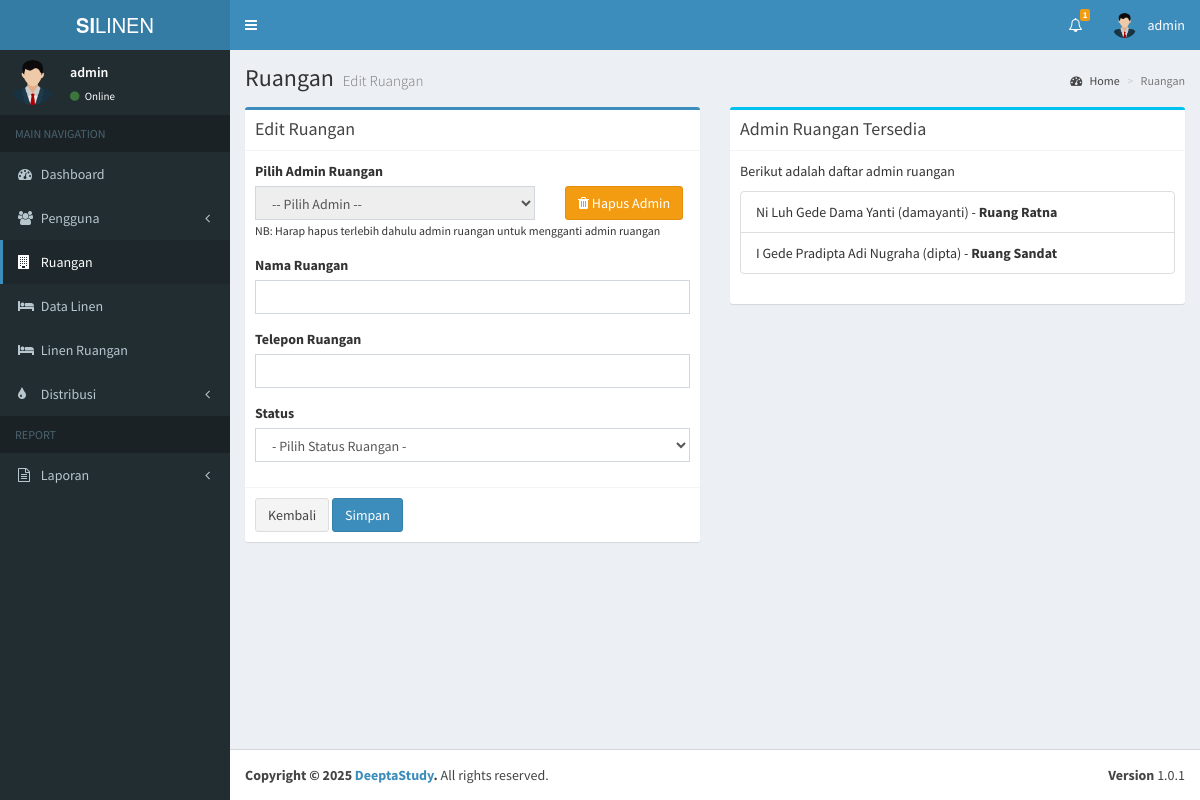
Screenshot of /admin/edit_ruangan.php (signed in) with the database file from the repository.
### tables this page shows
CREATE TABLE `users` (
  `id` int(11) NOT NULL,
  `nama` varchar(100) NOT NULL,
  `username` varchar(100) NOT NULL,
  `email` varchar(100) NOT NULL,
  `password` varchar(100) NOT NULL,
  `hak_akses` varchar(25) NOT NULL,
  `status` int(11) NOT NULL,
  `status_ruangan` int(11) DEFAULT NULL
);

CREATE TABLE `ruangan` (
  `id` int(11) NOT NULL,
  `id_user` int(11) DEFAULT NULL,
  `nama_ruangan` varchar(199) NOT NULL,
  `telp_ruangan` varchar(15) NOT NULL,
  `status` int(11) NOT NULL
);

### admin/edit_ruangan.php (the view, shortened to what the rows shown need)
<?php
    include '../koneksi.php';
    $pageTitle = "Ruangan";
    $pageDesc = "Edit Ruangan";
?>
<section class="content">
    <div class="row">
        <div class="col-md-6">
            <div class="box box-info">
                <div class="box-body">
                    <ul class="list-group">
                        <?php
                        $query_admin_list = mysqli_query($koneksi, "SELECT
                            r.*,
                            u.*
                        FROM ruangan r
                        LEFT JOIN users u ON r.id_user = u.id
                        WHERE u.hak_akses = 'admin_ruangan'");
                        if(mysqli_num_rows($query_admin_list) > 0) {
                            while($admin = mysqli_fetch_assoc($query_admin_list)) {
                                echo '<li class="list-group-item">'.$admin['nama'].' ('.$admin['username'].') - <b>Ruang '.$admin['nama_ruangan'].'</b></li>';
                            }
                        } else {
                            echo '<li class="list-group-item">Tidak ada admin ruangan yang tersedia</li>';
                        }
                        ?>
                    </ul>
                </div>
            </div>
        </div>
    </div>
</section>
<?php
$content = ob_get_clean();
include __DIR__ . '/../layouts/header.php';
echo $content;
include __DIR__ . '/../layouts/footer.php';
?>

### layouts/header.php (shortened to what the rows shown need)
<?php
include '../koneksi.php';
$username = $_SESSION['username'];
$query = mysqli_query($koneksi, "SELECT * FROM users WHERE username = '$username'");
$row = mysqli_fetch_assoc($query);
?>
<!DOCTYPE html>
<html>
<head>
    <link rel="stylesheet" href="../assets/bootstrap/css/bootstrap.min.css">
    <link rel="stylesheet" href="https://maxcdn.bootstrapcdn.com/font-awesome/4.4.0/css/font-awesome.min.css">
    <link rel="stylesheet" href="https://code.ionicframework.com/ionicons/2.0.1/css/ionicons.min.css">
    <link rel="stylesheet" href="../assets/dist/css/AdminLTE.min.css">
    <link rel="stylesheet" href="../assets/dist/css/skins/_all-skins.min.css">
    <link rel="stylesheet" href="../assets/plugins/iCheck/flat/blue.css">
    <link rel="stylesheet" href="../assets/plugins/morris/morris.css">
    <link rel="stylesheet" href="../assets/plugins/jvectormap/jquery-jvectormap-1.2.2.css">
</head>
<body class="hold-transition skin-blue sidebar-mini">
    <div class="wrapper">
        <header class="main-header">
            <nav class="navbar navbar-static-top" role="navigation">
                <div class="navbar-custom-menu">
                    <ul class="nav navbar-nav">
                        <li class="dropdown user user-menu">
                            <a href="#" class="dropdown-toggle" data-toggle="dropdown">
                                <img src="../assets/images/avatar.png" class="user-image" alt="User Image">
                                <span class="hidden-xs"><?= $row['username']; ?></span>
                            </a>
                        </li>
                    </ul>
                </div>
            </nav>
        </header>
        <div class="content-wrapper">
            <section class="content-header">
                <h1>
                    <?php echo isset($pageTitle) ? $pageTitle : 'Dashboard'; ?>
                    <small><?php echo isset($pageDesc) ? $pageDesc : 'Control Panel'; ?></small>
                </h1>
            </section>
            <?php include __DIR__ . '/navigation.php'; ?>

### layouts/navigation.php (shortened to what the rows shown need)
<aside class="main-sidebar">
    <section class="sidebar">
        <div class="user-panel">
            <div class="pull-left info">
                <p><?= $row['username']; ?></p>
                <a href="#"><i class="fa fa-circle text-success"></i> Online</a>
            </div>
        </div>
    </section>
</aside>

### rows the page displays
users: username "admin"
ruangan: id_user.nama "Ni Luh Gede Dama Yanti", id_user.username "damayanti", nama_ruangan "Ratna"
ruangan: id_user.nama "I Gede Pradipta Adi Nugraha", id_user.username "dipta", nama_ruangan "Sandat"

### other values shown
$total "1"
$pageTitle "Ruangan"
$pageDesc "Edit Ruangan"
